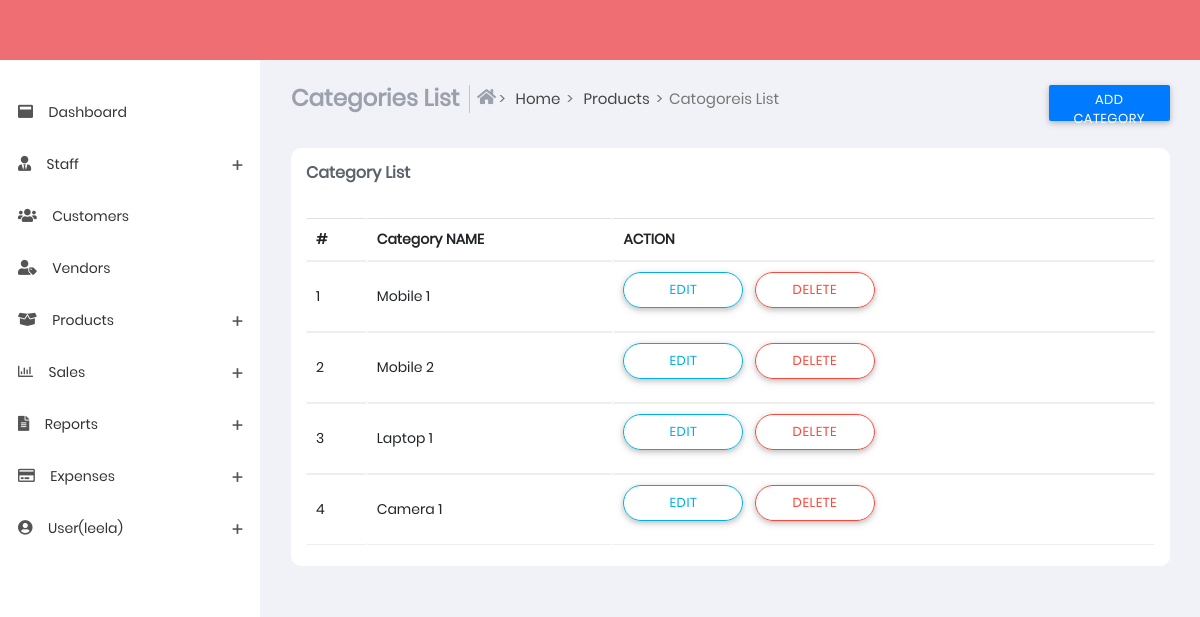
The app's page /exp_categories.html (signed in) with its own data.
### sub_part/models.py (models this page shows, shortened)
class exp_categorieslists(models.Model):
    name = models.CharField(max_length=100)

### sub_part/views.py (the view, shortened to what this page needs)
# urls.py: path('exp_categories.html',views.exp_categories,name="exp_categories"),
@login_required(login_url='login')
def exp_categories(request):
    exp_categorieslistarray=exp_categorieslists.objects.all()
    return render(request,'exp_categories.html',{'exp_categorieslistarray': exp_categorieslistarray,'u':request.user})

### templates/exp_categories.html (shortened to what this page needs)
{% extends 'base.html' %}
{% load static %}
{% block content %}
<section class="content">
    <div class="container-fluid">
        <div class="block-header">
            <div class="row">
                <div class="col-xs-12 col-sm-12 col-md-10 col-lg-10">
                    <ul class="breadcrumb breadcrumb-item ">
                        <li class="breadcrumb-item">
                            <h4 class="page-title">Categories List</h4>
                        </li>
                        <li class="breadcrumb-item bcrumb-1">
                            <a href="index">
                                <i class="fas fa-home"></i> Home</a>
                        </li>
                        <li class="breadcrumb-item bcrumb-2">
                            <a href="#" onclick="return false;">Products</a>
                        </li>
                        <li class="breadcrumb-item active">Catogoreis List</li>
                    </ul>
                </div>
                <div class="col-xs-12 col-sm-12 col-md-2 col-lg-2">
                    <ul class="breadcrumb breadcrumb-item ">
                        <li>
                            <button type="button" class="btn btn-primary" data-toggle="modal"
                                data-target=".bd-example-modal-lg">
                                Add Category</button>
                        </li>
                    </ul>
                </div>
            </div>
        </div>
        <div class="row clearfix">
            <div class="col-lg-12 col-md-12 col-sm-12 col-xs-12">
                <div class="card">
                    <div class="header">
                        <h2>
                            <strong>Category List</strong>
                        </h2>
                    </div>
                    <div class="body">
                        <div class="table-responsive">
                            <table class="table   table-hover js-basic-example dataTable">
                                <thead>
                                    <tr>
                                        <th>#</th>
                                        <th>Category NAME</th>
                                        <th>ACTION</th>
                                    </tr>
                                </thead>
                                <tbody>
                                    {% for exp_categorieslist in exp_categorieslistarray%}
                                    <tr>
                                        <td>{{ forloop.counter }}</td>
                                        <td>{{exp_categorieslist.name}}</td>
                                        <td>
                                            <div class="button-demo">
                                                <a href="/exp_categories_edit/{{ exp_categorieslist.id }}">
                                                    <button type="button"
                                                        class="btn btn-outline-info btn-border-radius">Edit</button>
                                                </a>
                                                <a href="/delete_exp_categories/{{ exp_categorieslist.id }}">
                                                    <button type="button"
                                                        class="btn btn-outline-danger btn-border-radius">
                                                        Delete
                                                    </button>
                                                </a>
                                            </div>
                                        </td>
                                    </tr>
                                    {% endfor %}
                                </tbody>
                            </table>
                        </div>
                    </div>
                </div>
            </div>
        </div>
    </div>
</section>
{% endblock %}

### templates/base.html (shortened to what this page needs)
{% load static %}
<!DOCTYPE html>
<html lang="en">
<head>
    <link href="{% static 'css/app.min.css'%}" rel="stylesheet">
    <link href="{% static 'css/style.css'%}" rel="stylesheet" />
    <link href="{% static 'css/styles/all-themes.css'%}" rel="stylesheet" />
</head>
<body class="light fixed">
    <nav class="navbar">
    </nav>
    <div>
        <aside id="leftsidebar" class="sidebar">
            <div class="menu">
                <ul class="list">
                    <li>
                        <a href="index">
                                <i class="fas fa-window-maximize"></i>
                                <span >Dashboard</span>
                        </a>
                    </li>
                    <li>
                        <a href="#" onClick="return false;" class="menu-toggle">
                            <i class="fas fa-user-tie"></i>
                            <span>Staff</span>
                        </a>
                    </li>
                    <li>
                        <a href="customer.html">
                            <i class="fas fa-users"></i>
                            <span>Customers</span>
                        </a>
                    </li>
                    <li>
                        <a href="vendors.html">
                            <i class="fas fa-user-tag"></i>
                            <span>Vendors</span>
                        </a>
                    </li>
                    <li>
                        <a href="#" onClick="return false;" class="menu-toggle">
                            <i class="fas fa-box-open"></i>
                            <span>Products</span>
                        </a>
                    </li>
                    <li>
                        <a href="#" onClick="return false;" class="menu-toggle">
                            <i class="far fa-chart-bar"></i>
                            <span>Sales</span>
                        </a>
                    </li>
                    <li>
                        <a href="#" onClick="return false;" class="menu-toggle">
                            <i class="fas fa-file-alt"></i>
                            <span>Reports</span>
                        </a>
                    </li>
                    <li>
                        <a href="#" onClick="return false;" class="menu-toggle">
                            <i class="far fa-credit-card"></i>
                            <span>Expenses</span>
                        </a>
                    </li>
                    <li>
                        <a href="#" onClick="return false;" class="menu-toggle">
                            <i class="fas fa-user-circle"></i>
                            <span>User({{u.username}})</span>
                        </a>
                    </li>
                </ul>
            </div>
        </aside>
    </div>
    {% block content %}
    {% endblock %}
</body>
</html>

### records on screen
exp_categorieslists: name "Mobile 1"
exp_categorieslists: name "Mobile 2"
exp_categorieslists: name "Laptop 1"
exp_categorieslists: name "Camera 1"

### other values on screen
{{ u.username }} "leela"
